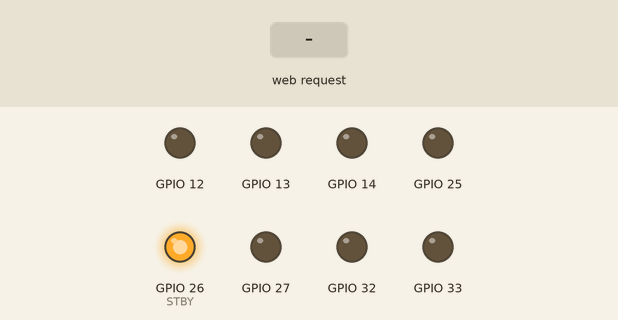
Simulated run of this sketch. Board: ESP32. On the bench: output pins drawn as LEDs (lit = HIGH). The inputs (shaded band) are chosen by the test bench. What the sketch prints to the serial monitor is not drawn.

Above: at 1.2 s.
1.3 s: HTTP request GET /forward received
At 2.5 s:
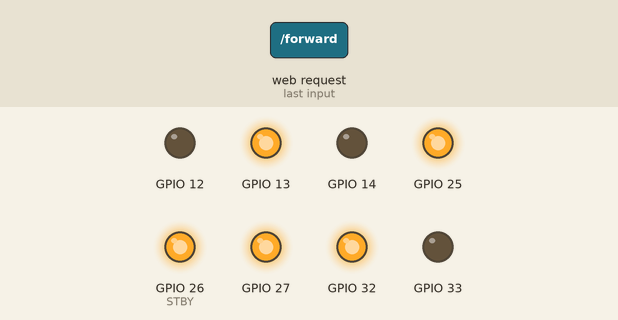
2.8 s: HTTP request GET /backward received
At 3.8 s:
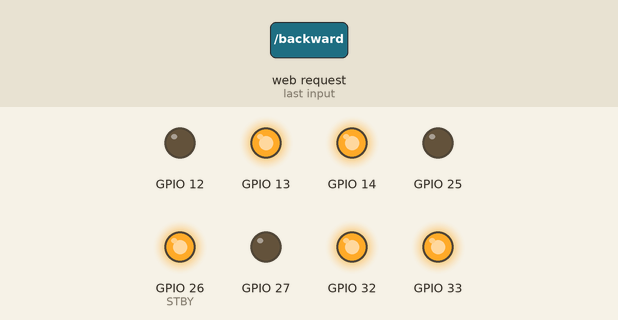
4.3 s: HTTP request GET /left received
At 4.9 s:
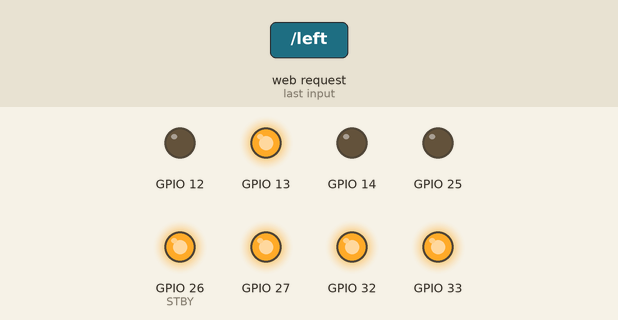
5.8 s: HTTP request GET /right received
At 7.0 s:
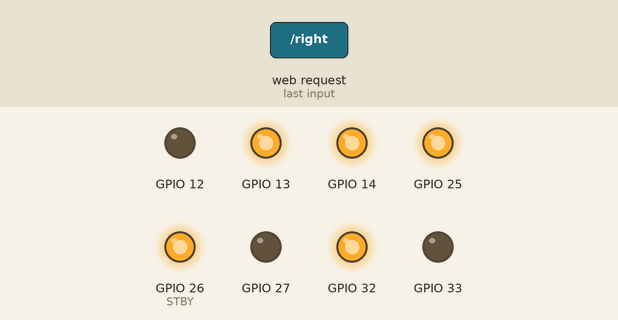
7.3 s: HTTP request GET /brake received
At 8.4 s:
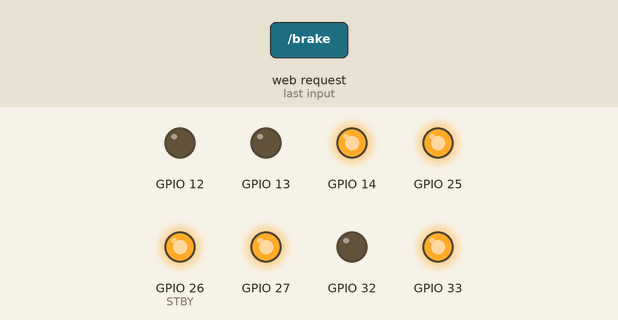
8.8 s: HTTP request GET /stop received
At 9.5 s:
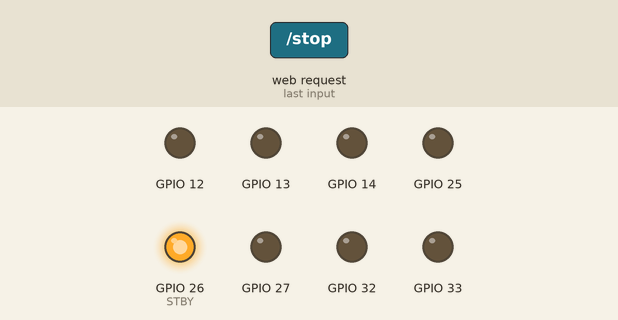
Timing chart, 0 to 11.3 s (numbered marks = the images above; inputs shaded):
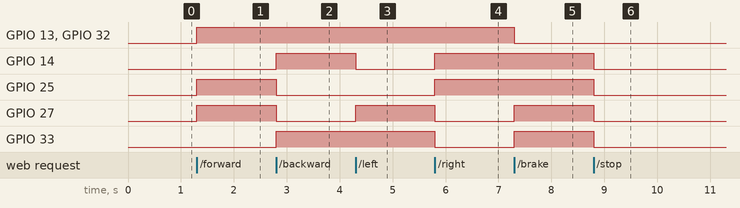

Measured:
- after the input at 1.3 s, GPIO 13, GPIO 25, GPIO 27, GPIO 32: LOW → HIGH at once
- after the input at 2.8 s, GPIO 14, GPIO 33: LOW → HIGH at once; GPIO 25, GPIO 27: HIGH → LOW at once
- after the input at 4.3 s, GPIO 14: HIGH → LOW at once; GPIO 27: LOW → HIGH at once
- after the input at 5.8 s, GPIO 14, GPIO 25: LOW → HIGH at once; GPIO 27, GPIO 33: HIGH → LOW at once
- after the input at 7.3 s, GPIO 13, GPIO 32: HIGH → LOW at once; GPIO 27, GPIO 33: LOW → HIGH at once
- after the input at 8.8 s, GPIO 14, GPIO 25, GPIO 27, GPIO 33: HIGH → LOW at once

The sketch:

Car.ino
```cpp
#include "Motor.h"
#include "Rotor.h"
#include "WebServerHandler.h"

// Pin configuration
#define AIN1 27
#define AIN2 14
#define PWMA 32
#define BIN1 25
#define BIN2 33
#define PWMB 13
#define STBY 26
#define ROT 12

// Wi-Fi credentials
const char* ssid = "ESP32-Car";
const char* password = "12345678";

// Motor and Rotor objects
Motor motorA(AIN1, AIN2, PWMA);
Motor motorB(BIN1, BIN2, PWMB);
Rotor rotorA(ROT);

// Web server handler
WebServerHandler webServer(ssid, password, &motorA, &motorB, &rotorA);

void setup() {
  Serial.begin(115200);
  pinMode(STBY, OUTPUT);
  digitalWrite(STBY, HIGH);
  webServer.begin();
}

void loop() {
  webServer.handleClient();
}
```

Motor.cpp
```cpp
#include "Motor.h"

Motor::Motor(int pin_in1, int pin_in2, int pin_pwm) {
  in1 = pin_in1;
  in2 = pin_in2;
  pwm = pin_pwm;
  pinMode(in1, OUTPUT);
  pinMode(in2, OUTPUT);
  pinMode(pwm, OUTPUT);
}

void Motor::forward(int speed) {
  digitalWrite(in1, HIGH);
  digitalWrite(in2, LOW);
  analogWrite(pwm, constrain(speed, 0, 255));
}

void Motor::backward(int speed) {
  digitalWrite(in1, LOW);
  digitalWrite(in2, HIGH);
  analogWrite(pwm, constrain(speed, 0, 255));
}

void Motor::stop() {
  digitalWrite(in1, LOW);
  digitalWrite(in2, LOW);
  analogWrite(pwm, 0);
}

void Motor::brake() {
  digitalWrite(in1, HIGH);
  digitalWrite(in2, HIGH);
  analogWrite(pwm, 0);
}
```

Motor.h
```cpp
#ifndef MOTOR_H
#define MOTOR_H

#include <Arduino.h>

class Motor {
private:
  int in1, in2, pwm;

public:
  Motor(int pin_in1, int pin_in2, int pin_pwm);
  void forward(int speed);
  void backward(int speed);
  void stop();
  void brake();
};

#endif
```

Rotor.cpp
```cpp
#include "Rotor.h"

Rotor::Rotor(int pwmpin) {
  pwm = pwmpin;
  pinMode(pwm, OUTPUT);
}

void Rotor::setSpeed(int speed) {
  analogWrite(pwm, map(speed, 0, 255, 128, 255));
}
```

Rotor.h
```cpp
#ifndef ROTOR_H
#define ROTOR_H

#include <Arduino.h>

class Rotor {
private:
  int pwm;
public:
  Rotor(int pwmpin);
  void setSpeed(int speed);
};

#endif
```

WebServerHandler.cpp
```cpp
#include "WebServerHandler.h"

const char WebServerHandler::MAIN_page[] PROGMEM = R"rawliteral(
<!DOCTYPE html>
<html>
  <head>
    <title>ESP32 Car Control</title>
    <style>
      button { width:100px; height:50px; font-size:18px; margin:10px; }
    </style>
  </head>
  <body style="text-align:center; font-family:Arial;">
    <h2>ESP32 WiFi Car</h2>
    <button onmousedown="fetch('/forward')" onmouseup="fetch('/stop')">Forward</button><br>
    <button onmousedown="fetch('/left')" onmouseup="fetch('/stop')">Left</button>
    <button onmousedown="fetch('/stop')">Stop</button>
    <button onmousedown="fetch('/right')" onmouseup="fetch('/stop')">Right</button><br>
    <button onmousedown="fetch('/backward')" onmouseup="fetch('/brake')">Backward</button>
  </body>
</html>
)rawliteral";

WebServerHandler::WebServerHandler(const char* ssid_, const char* password_,
                                   Motor* mA, Motor* mB, Rotor* rot)
  : server(80), ssid(ssid_), password(password_),
    motorA(mA), motorB(mB), rotor(rot) {}

void WebServerHandler::begin() {
  WiFi.softAP(ssid, password);
  Serial.println("Access Point Started");
  Serial.print("SSID: "); Serial.println(ssid);
  Serial.print("IP Address: "); Serial.println(WiFi.softAPIP());

  server.on("/", [this]() {
    server.send(200, "text/html", MAIN_page);
  });

  server.on("/forward", [this]() {
    motorA->forward(255); motorB->forward(255);
    server.send(200, "text/plain", "Forward");
  });
  server.on("/backward", [this]() {
    motorA->backward(255); motorB->backward(255);
    server.send(200, "text/plain", "Backward");
  });
  server.on("/left", [this]() {
    motorA->forward(255); motorB->backward(255);
    server.send(200, "text/plain", "Left");
  });
  server.on("/right", [this]() {
    motorA->backward(255); motorB->forward(255);
    server.send(200, "text/plain", "Right");
  });
  server.on("/stop", [this]() {
    motorA->stop(); motorB->stop();
    server.send(200, "text/plain", "Stopped");
  });
  server.on("/brake", [this]() {
    motorA->brake(); motorB->brake();
    server.send(200, "text/plain", "Brake");
  });

  server.begin();
  Serial.println("HTTP server started");
}

void WebServerHandler::handleClient() {
  server.handleClient();
}
```

WebServerHandler.h
```cpp
#ifndef WEBSERVER_HANDLER_H
#define WEBSERVER_HANDLER_H

#include <WiFi.h>
#include <WebServer.h>
#include "Motor.h"
#include "Rotor.h"

class WebServerHandler {
private:
  WebServer server;
  const char* ssid;
  const char* password;
  Motor* motorA;
  Motor* motorB;
  Rotor* rotor;

  static const char MAIN_page[];

public:
  WebServerHandler(const char* ssid, const char* password,
                   Motor* motorA, Motor* motorB, Rotor* rotor);
  void begin();
  void handleClient();
};

#endif
```
